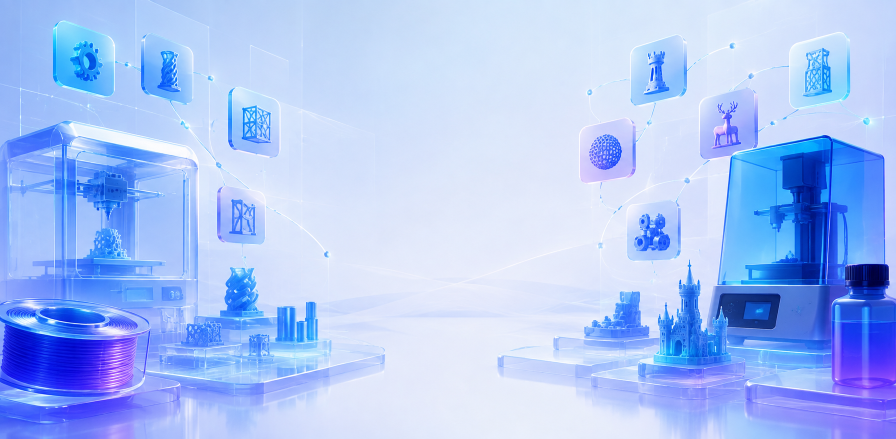
#> input picture docs/images/readme-hero-background.png, 1792 x 878 px (shown at 1/2 size)
$ python build_readme_assets.py
#> lines starting #> are read from the running program, lines starting #| are printed output that depends on the picture
"""Build the deterministic LayerVault README hero from project artwork."""

from pathlib import Path

from PIL import Image, ImageDraw, ImageFilter, ImageFont


ROOT = Path(__file__).resolve().parents[1]
IMAGE_DIR = ROOT / "docs" / "images"
BACKGROUND = IMAGE_DIR / "readme-hero-background.png"
LOGO = ROOT / "app" / "static" / "branding" / "layervault-logo.png"
OUTPUT = IMAGE_DIR / "layervault-readme-hero.png"


def font(name: str, size: int) -> ImageFont.FreeTypeFont | ImageFont.ImageFont:
    candidates = (
        Path("C:/Windows/Fonts") / name,
        Path("/usr/share/fonts/truetype/dejavu/DejaVuSans.ttf"),
    )
    for candidate in candidates:
        if candidate.exists():
            return ImageFont.truetype(str(candidate), size)
    return ImageFont.load_default()


def centered_text(draw: ImageDraw.ImageDraw, xy: tuple[int, int], text: str, face, fill) -> None:
    box = draw.textbbox((0, 0), text, font=face)
    draw.text((xy[0] - (box[2] - box[0]) / 2, xy[1]), text, font=face, fill=fill)


def main() -> None:
    IMAGE_DIR.mkdir(parents=True, exist_ok=True)
    source = Image.open(BACKGROUND).convert("RGB")
#> source is the input picture: PIL image 1792x878 RGB; mean R, G, B 169.1, 194.4, 248.2
    target_ratio = 3.0
    crop_height = round(source.width / target_ratio)
#> crop_height = 597
    top = max(0, round((source.height - crop_height) * 0.56))
#> top = 157
    hero = source.crop((0, top, source.width, top + crop_height)).resize((1800, 600), Image.Resampling.LANCZOS)
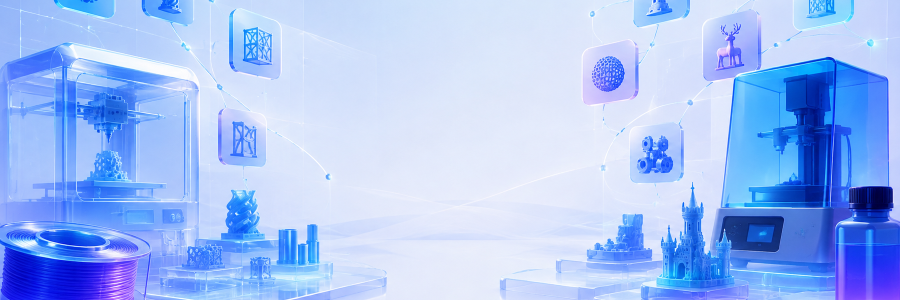
#> hero: PIL image 1800x600 RGB (shown at 1/2 size); mean R, G, B 163.1, 191.1, 247

    # Quiet the central artwork so the project identity stays crisp at thumbnail sizes.
    veil = Image.new("RGBA", hero.size, (255, 255, 255, 0))
    veil_draw = ImageDraw.Draw(veil)
    veil_draw.ellipse((405, -150, 1395, 760), fill=(248, 252, 255, 191))
    veil = veil.filter(ImageFilter.GaussianBlur(42))
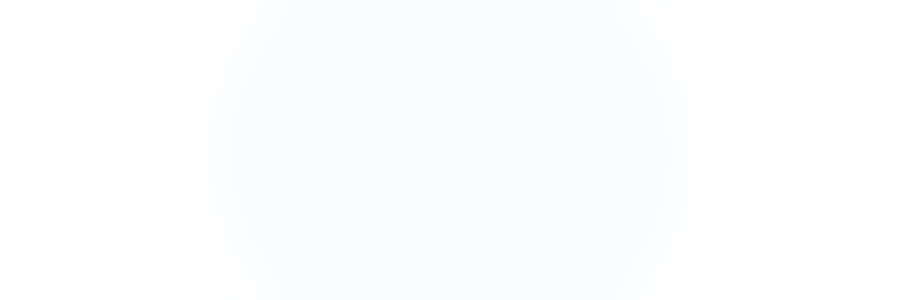
#> veil: PIL image 1800x600 RGBA (shown at 1/2 size); mean R, G, B, A 251.4, 253.5, 255, 96.8; transparent parts drawn white
    hero = Image.alpha_composite(hero.convert("RGBA"), veil)
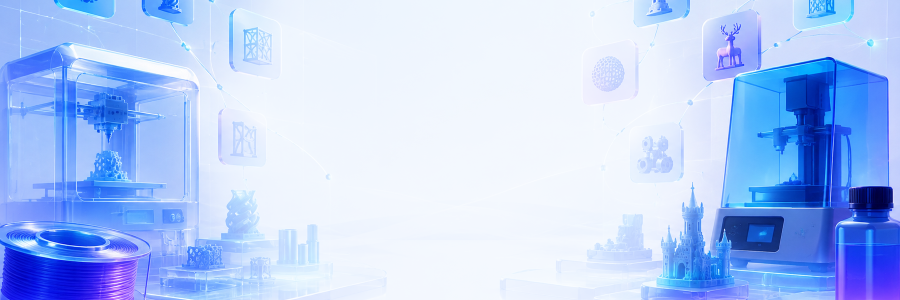
#> hero: PIL image 1800x600 RGBA (shown at 1/2 size); mean R, G, B, A 179.6, 203, 248.3, 255

    card = Image.new("RGBA", hero.size, (0, 0, 0, 0))
#> card: PIL image 1800x600 RGBA; every value is 0
    card_draw = ImageDraw.Draw(card)
    card_draw.rounded_rectangle((565, 54, 1235, 546), radius=54, fill=(247, 251, 255, 196), outline=(255, 255, 255, 238), width=3)
    card = card.filter(ImageFilter.GaussianBlur(0.25))
    hero = Image.alpha_composite(hero, card)

#> (the run stopped early here; a loop or call above may not have finished)
